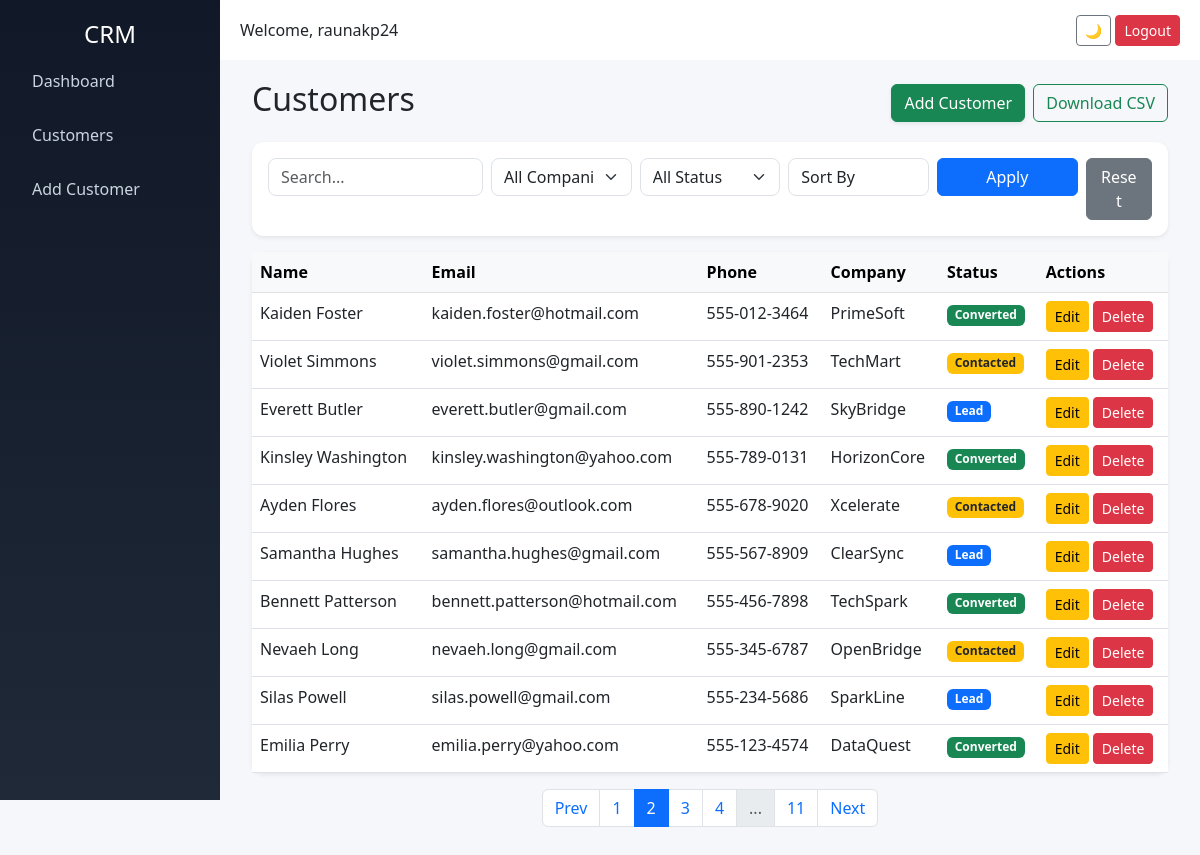
Screenshot of /customers?page=2&search=&company=&status=&sort= (signed in) with the database file from the repository.
### tables this page shows
CREATE TABLE customers (
            id INTEGER PRIMARY KEY AUTOINCREMENT,
            name TEXT,
            email TEXT,
            phone TEXT,
            company TEXT,
            notes TEXT,
            status TEXT
        );

### app.py (the view)
@app.route('/customers')
@login_required
def customers():
    page = request.args.get('page', 1, type=int)
    per_page = 10
    search = request.args.get('search', '')
    company = request.args.get('company', '')
    status = request.args.get('status', '')
    sort = request.args.get('sort', '')
    conn = get_db_connection()
    query = "SELECT * FROM customers WHERE 1=1"
    params = []
    if search:
        query += " AND (name LIKE ? OR email LIKE ?)"
        params.extend([f"%{search}%", f"%{search}%"])
    if company:
        query += " AND company = ?"
        params.append(company)
    if status:
        query += " AND status = ?"
        params.append(status)
    if sort == "asc":
        query += " ORDER BY name ASC"
    elif sort == "desc":
        query += " ORDER BY name DESC"
    else:
        query += " ORDER BY id DESC"  # default
    total = conn.execute(
        query.replace("SELECT *", "SELECT COUNT(*)"),
        params
    ).fetchone()[0]
    query += " LIMIT ? OFFSET ?"
    params.extend([per_page, (page - 1) * per_page])
    customers = conn.execute(query, params).fetchall()
    total_pages = (total + per_page - 1) // per_page
    companies = conn.execute(
        "SELECT DISTINCT company FROM customers"
    ).fetchall()
    conn.close()
    return render_template(
        'customers.html',
        customers=customers,
        page=page,
        total_pages=total_pages,
        search=search,
        selected_company=company,
        selected_status=status,
        sort=sort,
        companies=companies
    )

### app.py (called while the page is built)
def login_required(f):
    @wraps(f)
    def wrapper(*args, **kwargs):
        if 'user' not in session:
            return redirect('/login')
        return f(*args, **kwargs)
    return wrapper

def get_db_connection():
    conn = sqlite3.connect('database.db')
    conn.row_factory = sqlite3.Row
    return conn

### templates/customers.html (shortened to what this page needs)
{% extends 'base.html' %}
{% block content %}
<div class="container-fluid">
    <div class="d-flex justify-content-between align-items-center mb-3">
        <h2>Customers</h2>
        <div class="d-flex gap-2">
            <a href="/add_customer" class="btn btn-success shadow-sm">Add Customer</a>
            <a href="/export_csv" class="btn btn-outline-success">Download CSV</a>
        </div>
    </div>
    <div class="card p-3 shadow-sm mb-3">
        <form method="GET" class="row g-2" >
            <div class="col-md-3">
                <input type="text" name="search" class="form-control"
                       placeholder="Search..."
                       value="{{ request.args.get('search', '') }}">
            </div>
            <div class="col-md-2">
                <select name="company" class="form-select">
                    <option value="">All Companies</option>
                </select>
            </div>
            <div class="col-md-2">
                <select name="status" class="form-select">
                    <option value="">All Status</option>
                </select>
            </div>
            <div class="col-md-2">
                <select name="sort" class="form-control">
                    <option value="">Sort By</option>
                </select>
            </div>
            <div class="col-md-2">
                <button class="btn btn-primary w-100">Apply</button>
            </div>
            <div class="col-md-1">
                <a href="/customers" class="btn btn-secondary w-100">Reset</a>
            </div>
        </form>
    </div>
    <div class="card shadow-sm">
        <div class="table-responsive">
            <table class="table table-hover mb-0">
                <thead class="table-light">
                    <tr>
                        <th>Name</th>
                        <th>Email</th>
                        <th>Phone</th>
                        <th>Company</th>
                        <th>Status</th>
                        <th>Actions</th>
                    </tr>
                </thead>
                <tbody>
                {% for customer in customers %}
                    <tr>
                        <td>{{ customer['name'] }}</td>
                        <td>{{ customer['email'] }}</td>
                        <td>{{ customer['phone'] }}</td>
                        <td>{{ customer['company'] }}</td>
                        <td>
                            {% if customer['status'] == 'Lead' %}
                                <span class="badge bg-primary">Lead</span>
                            {% elif customer['status'] == 'Contacted' %}
                                <span class="badge bg-warning text-dark">Contacted</span>
                            {% elif customer['status'] == 'Converted' %}
                                <span class="badge bg-success">Converted</span>
                            {% endif %}
                        </td>
                        <td>
                            <a href="/edit_customer/{{ customer['id'] }}" class="btn btn-warning btn-sm">Edit</a>
                            <button class="btn btn-danger btn-sm"
                                    data-bs-toggle="modal"
                                    data-bs-target="#deleteModal"
                                    onclick="setDeleteId({{ customer['id'] }})">
                                Delete
                            </button>
                        </td>
                    </tr>
                {% endfor %}
                </tbody>
            </table>
        </div>
    </div>
    <nav>
    <ul class="pagination justify-content-center mt-3">
        <li class="page-item {% if page == 1 %}disabled{% endif %}">
            <a class="page-link"
               href="?page={{ page-1 }}&search={{ search }}&company={{ selected_company }}&status={{ selected_status }}&sort={{ sort }}">
               Prev
            </a>
        </li>
        {% for p in range(1, total_pages + 1) %}
            {% if p == 1 or p == total_pages or (p >= page-2 and p <= page+2) %}
                <li class="page-item {% if p == page %}active{% endif %}">
                    <a class="page-link"
                       href="?page={{ p }}&search={{ search }}&company={{ selected_company }}&status={{ selected_status }}&sort={{ sort }}">
                       {{ p }}
                    </a>
                </li>
            {% elif p == 2 and page > 4 %}
                <li class="page-item disabled"><span class="page-link">...</span></li>
            {% elif p == total_pages-1 and page < total_pages-3 %}
                <li class="page-item disabled"><span class="page-link">...</span></li>
            {% endif %}
        {% endfor %}
        <li class="page-item {% if page == total_pages %}disabled{% endif %}">
            <a class="page-link"
               href="?page={{ page+1 }}&search={{ search }}&company={{ selected_company }}&status={{ selected_status }}&sort={{ sort }}">
               Next
            </a>
        </li>
    </ul>
</nav>
</div>
{% endblock %}

### templates/base.html (style rules this page uses)
* { transition: all 0.2s ease-in-out; }
body { margin: 0; font-family: 'Segoe UI', sans-serif; background: #f5f7fb; }
.card { border-radius: 12px; border: none; box-shadow: 0 6px 15px rgba(0,0,0,0.05); }
.card { border-radius: 12px; }
.form-control, .form-select { border-radius: 8px; }

### rows the page displays
customers: name "Kaiden Foster", email "kaiden.foster@hotmail.com", phone "555-012-3464", company "PrimeSoft", status "Converted"
customers: name "Violet Simmons", email "violet.simmons@gmail.com", phone "555-901-2353", company "TechMart", status "Contacted"
customers: name "Everett Butler", email "everett.butler@gmail.com", phone "555-890-1242", company "SkyBridge", status "Lead"
customers: name "Kinsley Washington", email "kinsley.washington@yahoo.com", phone "555-789-0131", company "HorizonCore", status "Converted"
customers: name "Ayden Flores", email "ayden.flores@outlook.com", phone "555-678-9020", company "Xcelerate", status "Contacted"
customers: name "Samantha Hughes", email "samantha.hughes@gmail.com", phone "555-567-8909", company "ClearSync", status "Lead"
customers: name "Bennett Patterson", email "bennett.patterson@hotmail.com", phone "555-456-7898", company "TechSpark", status "Converted"
customers: name "Nevaeh Long", email "nevaeh.long@gmail.com", phone "555-345-6787", company "OpenBridge", status "Contacted"
customers: name "Silas Powell", email "silas.powell@gmail.com", phone "555-234-5686", company "SparkLine", status "Lead"
customers: name "Emilia Perry", email "emilia.perry@yahoo.com", phone "555-123-4574", company "DataQuest", status "Converted"

### other values shown
{{ session.get('user') }} "raunakp24"
{{ p }} "1" "2" "3" "4" "11"
